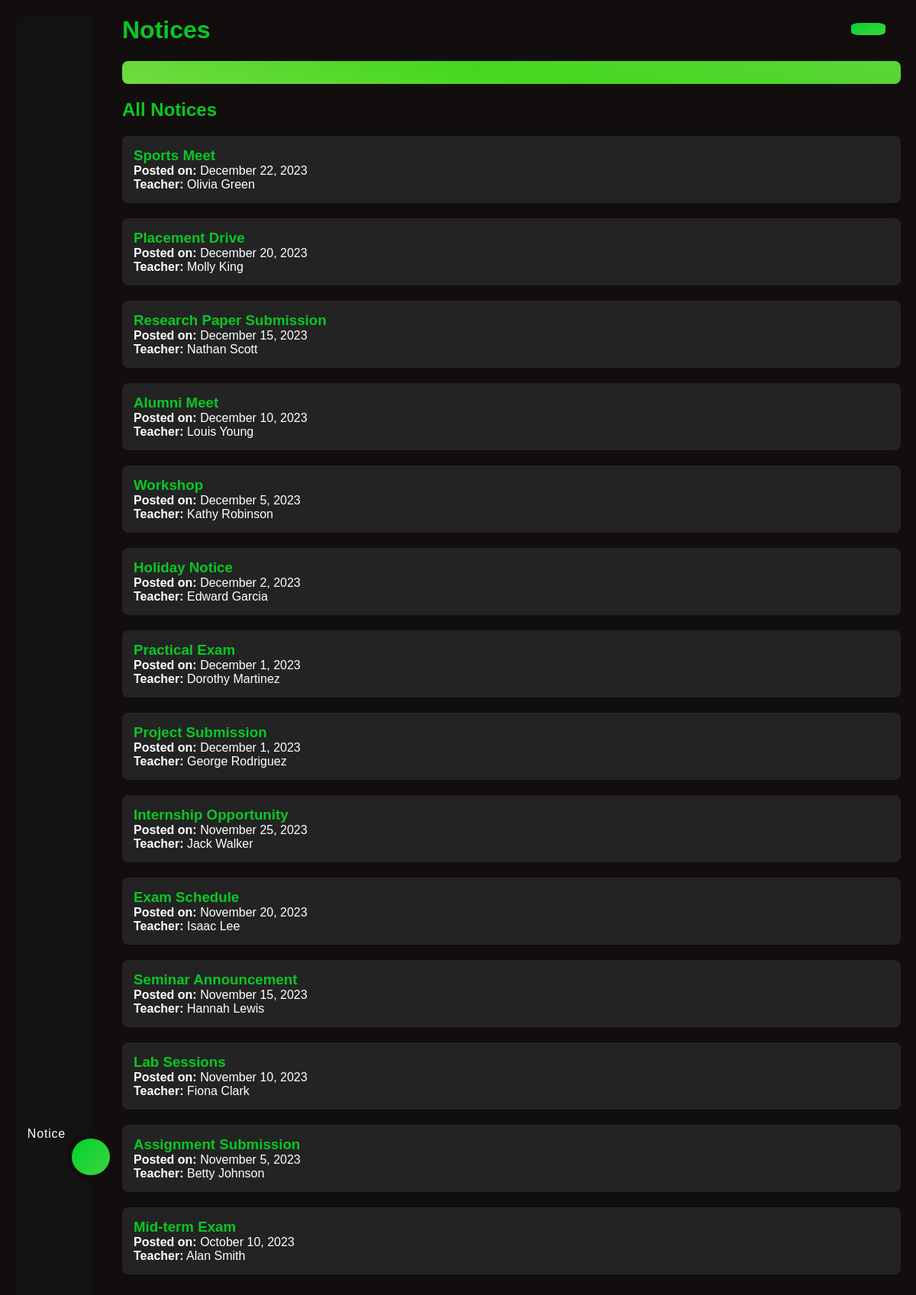
/PHP/Announcements.php (signed in), run on the app's committed database.
### tables this page shows
CREATE TABLE `announcements` (
  `Announcement_ID` int(11) NOT NULL,
  `Title` varchar(100) NOT NULL,
  `Content` varchar(500) NOT NULL,
  `Posting_Date` date NOT NULL,
  `Author_ID` int(11) NOT NULL
);

CREATE TABLE `instructors` (
  `Instructor_ID` int(11) NOT NULL,
  `First_Name` varchar(50) NOT NULL,
  `Middle_Name` varchar(50) DEFAULT NULL,
  `Last_Name` varchar(50) NOT NULL,
  `Gender` enum('M','F','X') NOT NULL,
  `Contact_Info` varchar(150) DEFAULT NULL,
  `Profile_Picture` varchar(255) DEFAULT NULL,
  `Department_ID` int(11) DEFAULT NULL
);

### PHP/Announcements.php (the view, shortened to what this page needs)
<?php
include 'Connection.php';
$sql = "SELECT a.Announcement_ID, a.Title, a.Posting_Date, i.First_Name, i.Last_Name
        FROM Announcements a
        JOIN Instructors i ON a.Author_ID = i.Instructor_ID
        ORDER BY a.Posting_Date DESC";
$stmt = $pdo->prepare($sql);
$stmt->execute();
$notices = $stmt->fetchAll(PDO::FETCH_ASSOC);
?>
<!DOCTYPE html>
<html lang="en">
<head>
    <link rel="stylesheet" href="../CSS/Preloader.css">
</head>
<body>
    <div class="container">
        <div class="navigation gradient-sidebar">
            <ul>
                <li class="list ">
                </li>
                <li class="list ">
                </li>
                <li class="list active">
                    <a href="../PHP/Announcements.php">
                        <span class="text">Notice</span>
                    </a>
                </li>
                <li class="list">
                </li>
                <div class="indicator gradient-bg"></div>
            </ul>
        </div>
        <div class="main-content">
            <header>
                <h1>Notices</h1>
            </header>
            <button class="toggle-switch gradient-bg" id="toggle-mode">
            </button>
            <div id="notice-details" class="notice-detail gradient-bg-hover" style="color: #000000;">
            </div>
            <h2>All Notices</h2>
            <div class="scrollable">
                <div class="notices-wrapper">
                    <?php foreach ($notices as $notice): ?>
                        <div class="notice-card" onclick="loadNoticeDetails(<?= $notice['Announcement_ID']; ?>)">
                            <h3><?= htmlspecialchars($notice['Title']); ?></h3>
                            <p><strong>Posted on:</strong> <?= date('F j, Y', strtotime($notice['Posting_Date'])); ?></p>
                            <p><strong>Teacher:</strong> <?= htmlspecialchars($notice['First_Name'] . ' ' . $notice['Last_Name']); ?></p>
                        </div>
                    <?php endforeach; ?>
                </div>
            </div>
        </div>
    </div>
</body>
</html>

### data on the page
announcements: Title "Sports Meet", Posting_Date "December 22, 2023", Author_ID.Last_Name "Olivia Green"
announcements: Title "Placement Drive", Posting_Date "December 20, 2023", Author_ID.Last_Name "Molly King"
announcements: Title "Research Paper Submission", Posting_Date "December 15, 2023", Author_ID.Last_Name "Nathan Scott"
announcements: Title "Alumni Meet", Posting_Date "December 10, 2023", Author_ID.Last_Name "Louis Young"
announcements: Title "Workshop", Posting_Date "December 5, 2023", Author_ID.Last_Name "Kathy Robinson"
announcements: Title "Holiday Notice", Posting_Date "December 2, 2023", Author_ID.Last_Name "Edward Garcia"
announcements: Title "Practical Exam", Posting_Date "December 1, 2023", Author_ID.Last_Name "Dorothy Martinez"
announcements: Title "Project Submission", Posting_Date "December 1, 2023", Author_ID.Last_Name "George Rodriguez"
announcements: Title "Internship Opportunity", Posting_Date "November 25, 2023", Author_ID.Last_Name "Jack Walker"
announcements: Title "Exam Schedule", Posting_Date "November 20, 2023", Author_ID.Last_Name "Isaac Lee"
announcements: Title "Seminar Announcement", Posting_Date "November 15, 2023", Author_ID.Last_Name "Hannah Lewis"
announcements: Title "Lab Sessions", Posting_Date "November 10, 2023", Author_ID.Last_Name "Fiona Clark"
announcements: Title "Assignment Submission", Posting_Date "November 5, 2023", Author_ID.Last_Name "Betty Johnson"
announcements: Title "Mid-term Exam", Posting_Date "October 10, 2023", Author_ID.Last_Name "Alan Smith"
